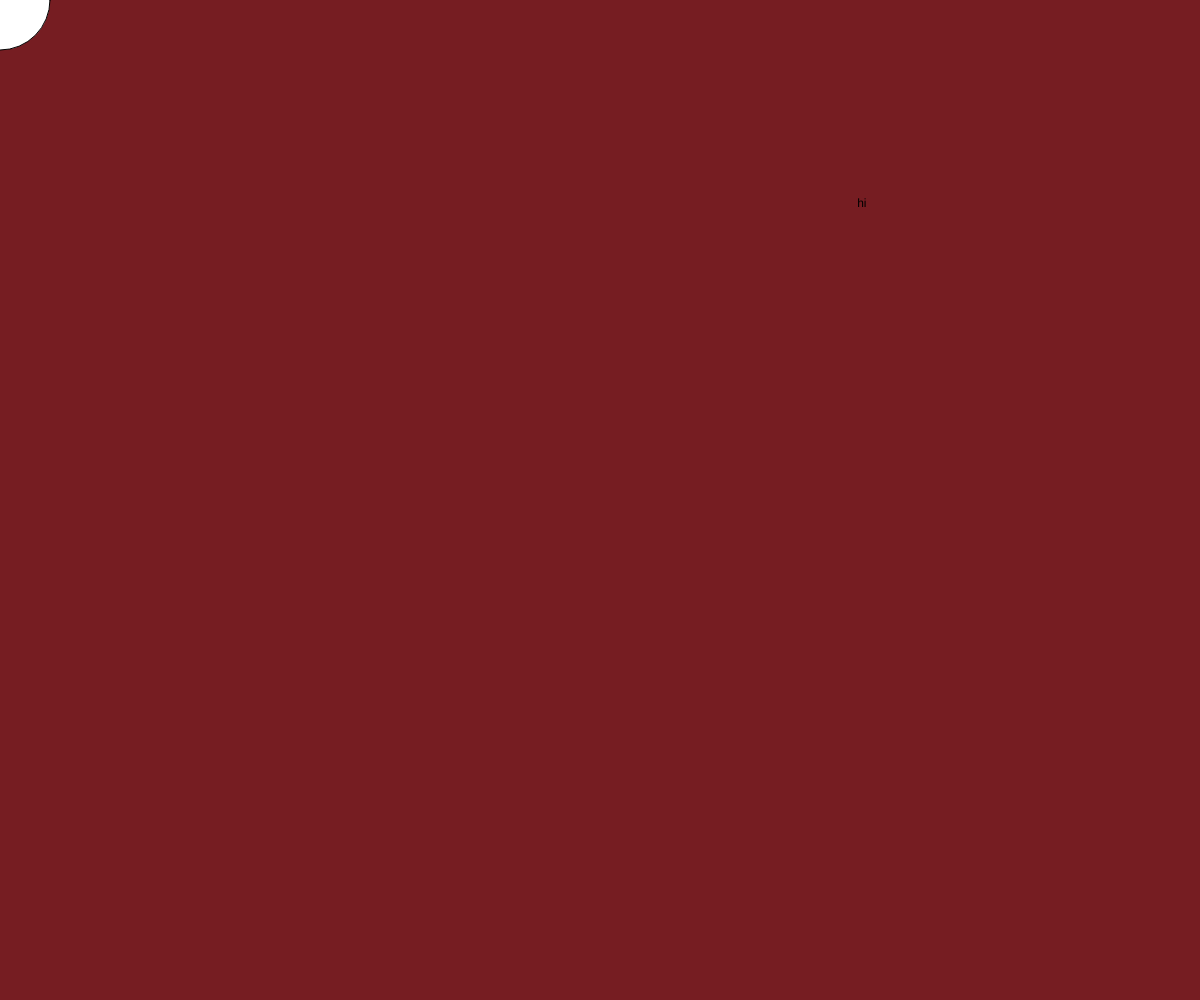
Frame 1 (no input)
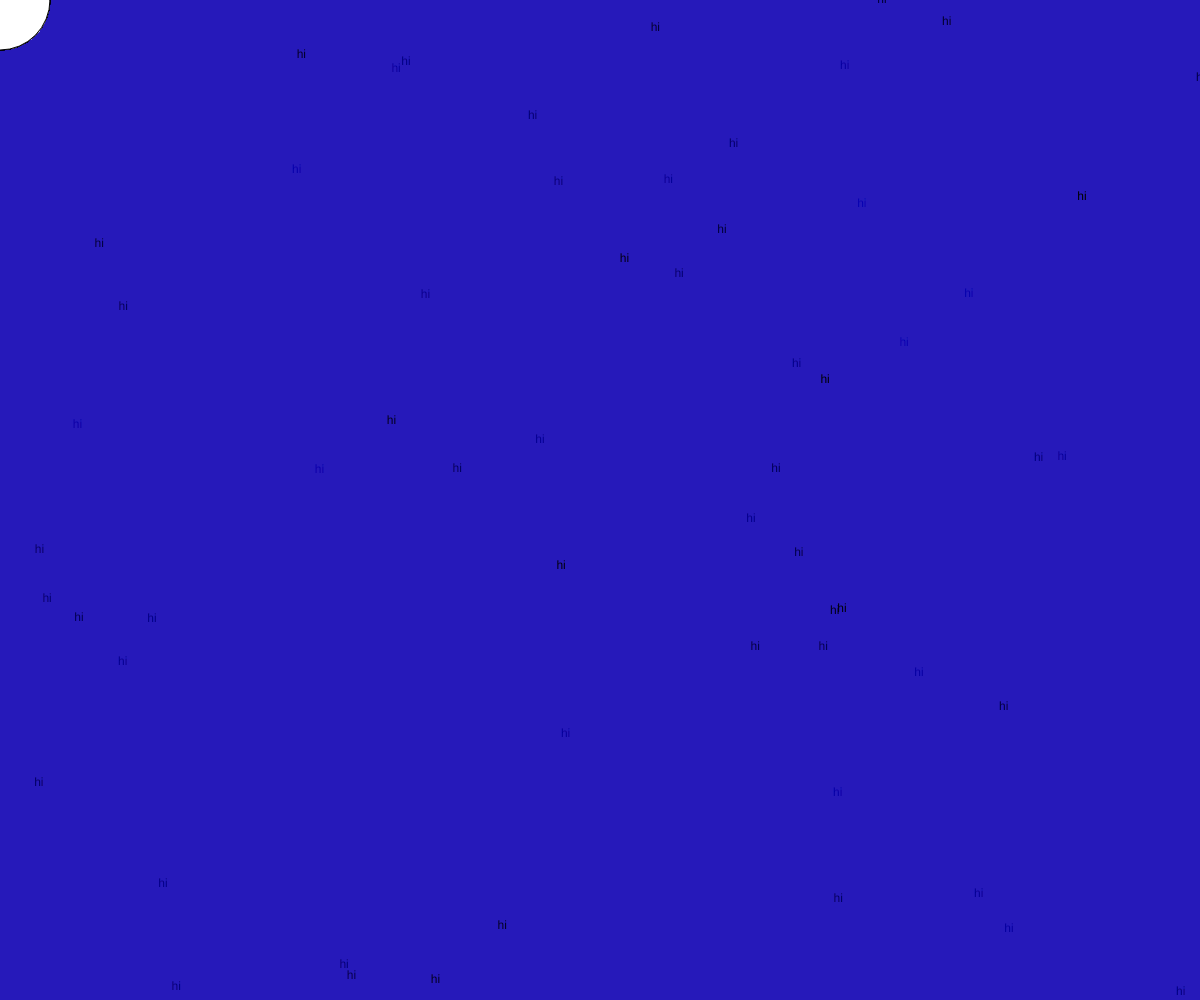
Frame 60 (no input)
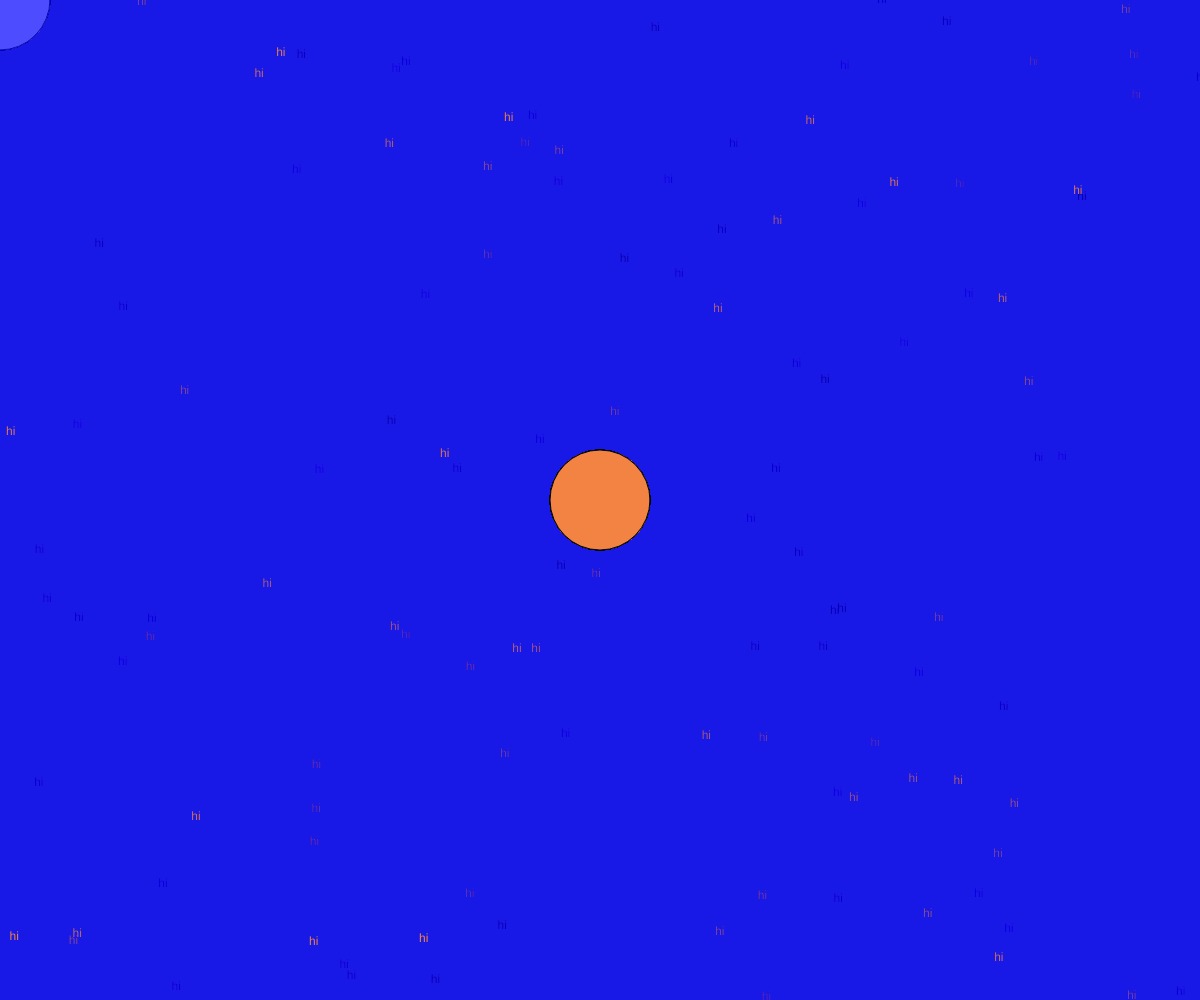
Frame 120 (the mouse pressed at the canvas centre since frame 60)

The p5.js sketch that drew these frames (run headless with seeded random() and noise() and a simulated clock; from frame 60 on, the mouse is pressed at the canvas centre):

// p5.js sketch
// ── sketch.js
function setup() {
	createCanvas(windowWidth, windowHeight)
	background(120, 30, 30)
}

function draw() {
	background(0, 0, 255, 5)

	ellipse(mouseX, mouseY, 100, 100)
	text("hi", random(width), random(height))
}

function mousePressed() {
	fill(random(255), random(255), random(255))
}
